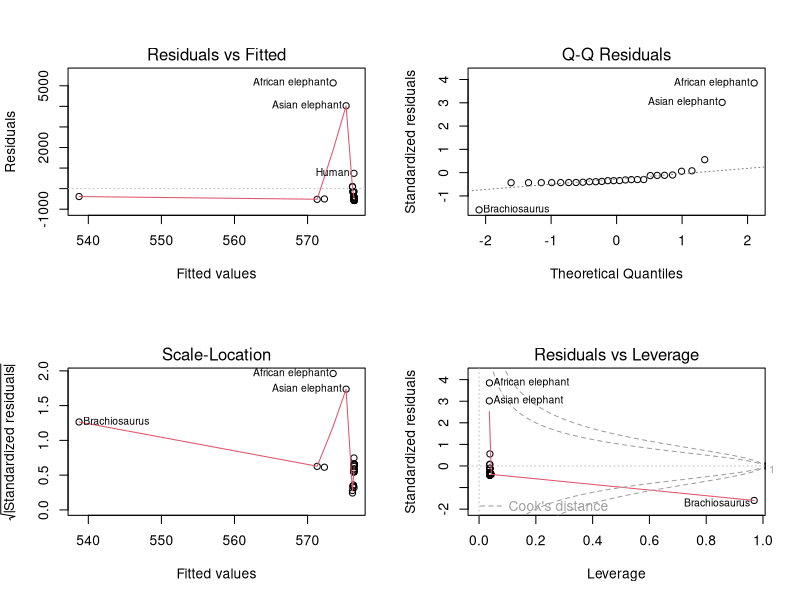
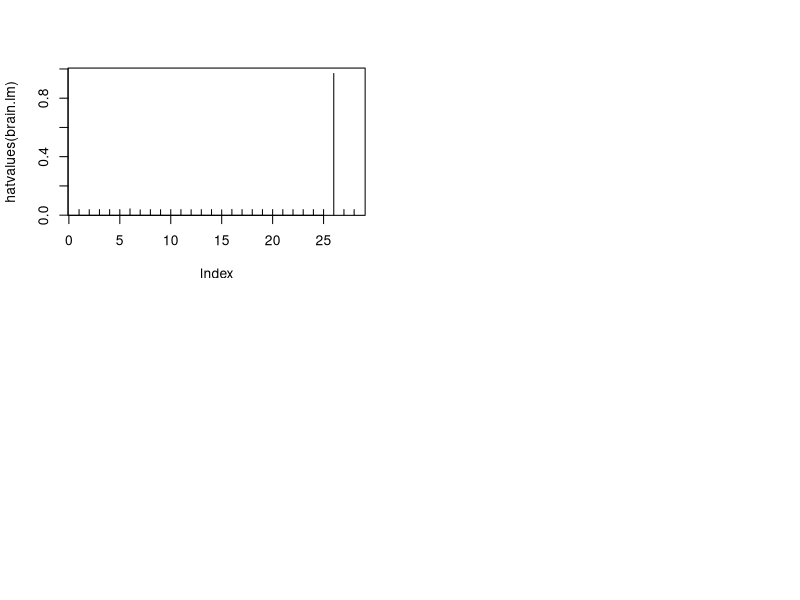
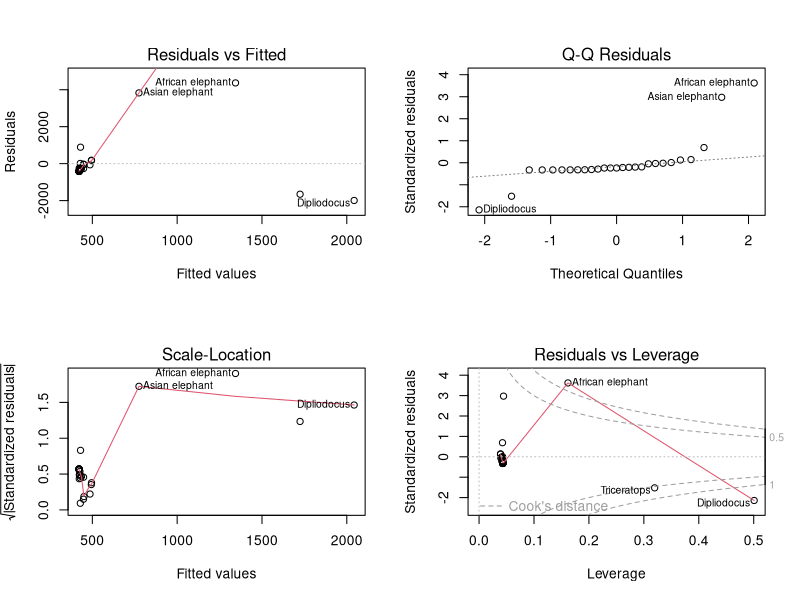
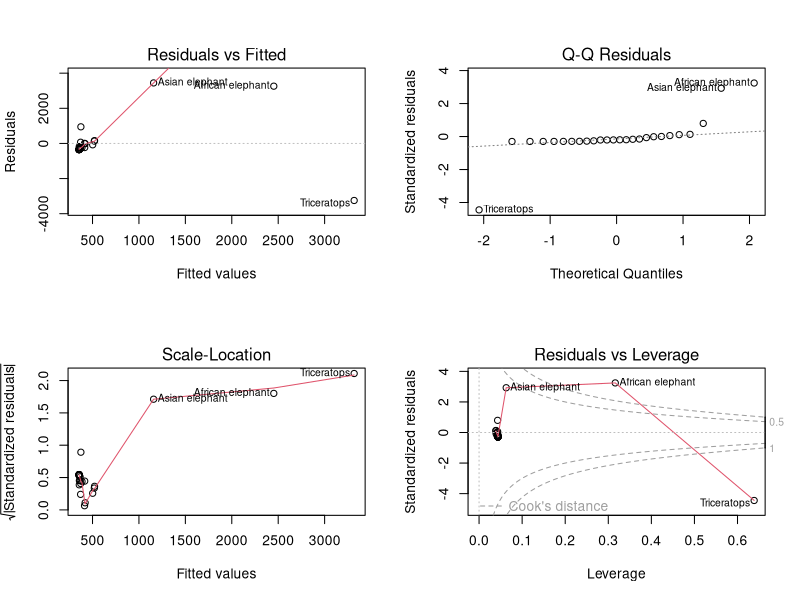
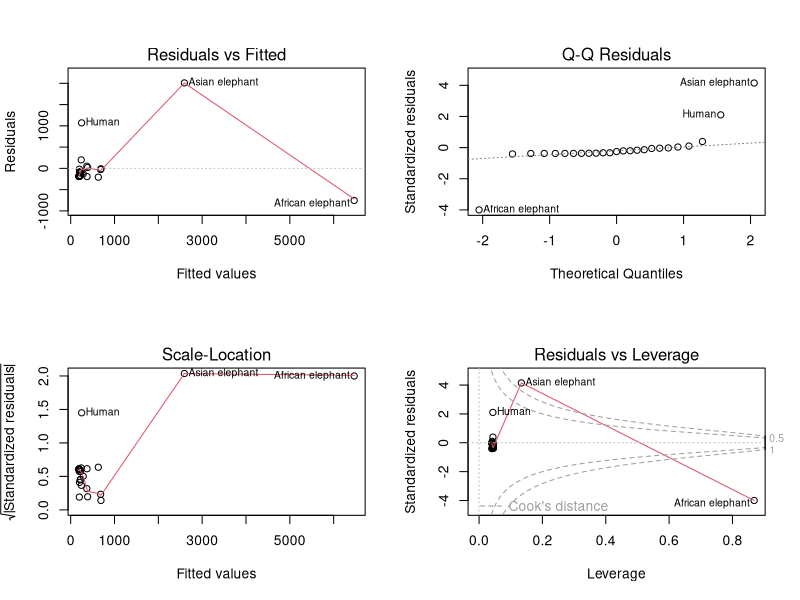
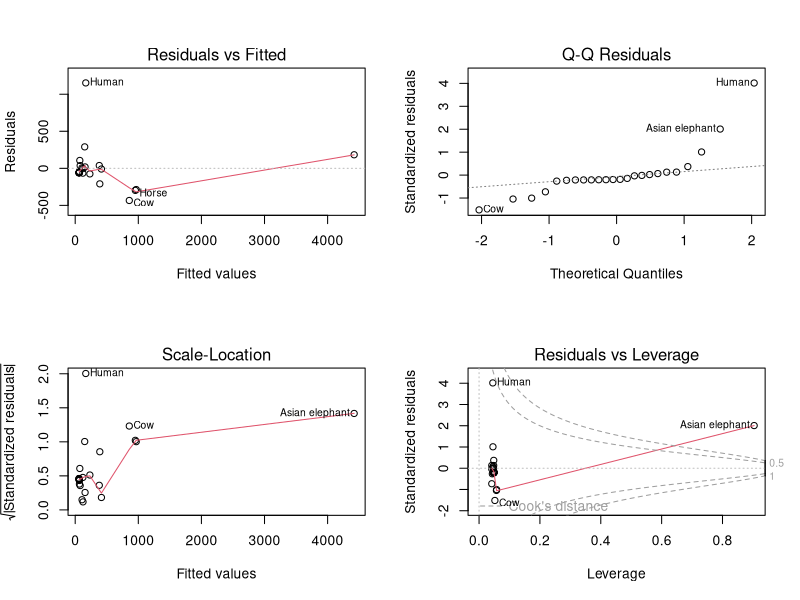
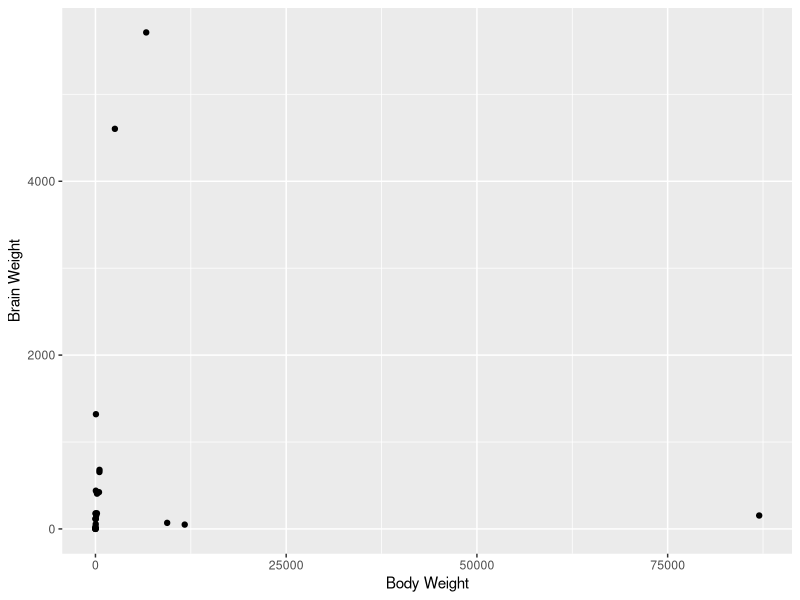
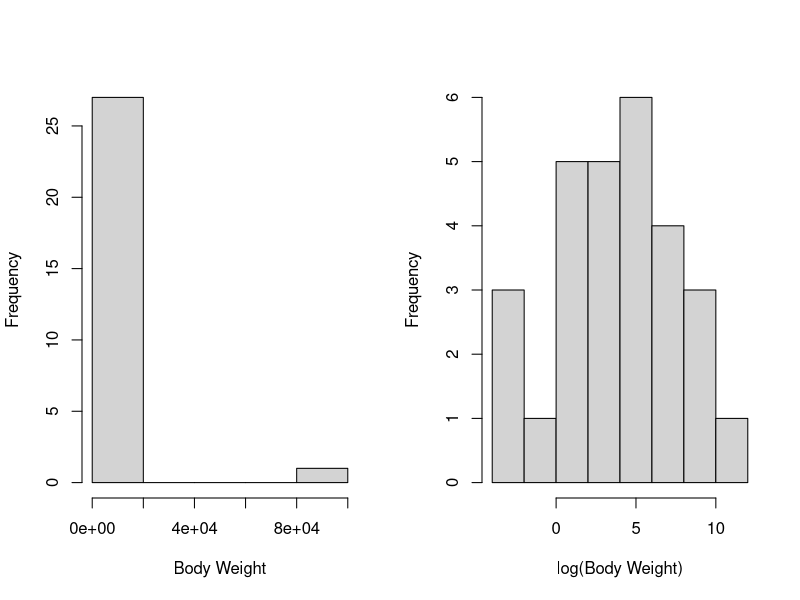

R code for these plots, in order:
## ---- chunk 1
knitr::opts_chunk$set(echo = FALSE)
library(dplyr)
## ---- chunk 2
library(MASS)
data(Animals)
brain.lm = lm(brain ~ body, data=Animals)
## ---- chunk 3
par(mfrow=c(2,2))
plot(brain.lm)
## ---- chunk 4
plot(hatvalues(brain.lm), type="h")
## ---- chunk 5
pval = 2*(1 - pt(abs(rstudent(brain.lm)), brain.lm$df -1)) 
rownames(Animals)[pval <  .05/nrow(Animals)]
## ---- chunk 6
rownames(Animals)[cooks.distance(brain.lm) > 1]
## ---- chunk 7
brain2.lm = lm(brain ~ body, data=Animals, 
               subset = !cooks.distance(brain.lm)>1)
par(mfrow=c(2,2)); plot(brain2.lm)
## ---- chunk 8
infl = rownames(Animals) %in% c("Brachiosaurus", "Dipliodocus")
brain3.lm = lm(brain ~ body, data=Animals, 
               subset = !infl)
par(mfrow=c(2,2)); plot(brain3.lm)
## ---- chunk 9
infl = rownames(Animals) %in% c("Brachiosaurus", "Dipliodocus", "Triceratops")
brain4.lm = lm(brain ~ body, data=Animals, 
               subset = !infl)
par(mfrow=c(2,2)); plot(brain4.lm)
## ---- chunk 10
infl = rownames(Animals) %in% c("Brachiosaurus", "Dipliodocus", "Triceratops", "African elephant")
brain5.lm = lm(brain ~ body, data=Animals, 
               subset = !infl)
par(mfrow=c(2,2)); plot(brain5.lm)
## ---- chunk 11
library(ggplot2)
ggplot(Animals, aes(x=body, y=brain)) +
  geom_point() +
  xlab("Body Weight") + ylab("Brain Weight") 
## ---- chunk 12
par(mfrow=c(1,2))
hist(Animals$body, xlab="Body Weight", main="")
hist(log(Animals$body), xlab="log(Body Weight)", main="")
## ---- chunk 13
Animals= mutate(Animals, log.body = log(body))
ggplot(Animals, aes(log.body, brain)) + geom_point()
#plot(brain ~ body, Animals, log="x")
## ---- chunk 14
braintransX.lm = lm(brain ~ log(body), data=Animals)
par(mfrow=c(2,2))
plot(braintransX.lm)
## ---- chunk 15
Animals= mutate(Animals, log.brain= log(brain))
ggplot(Animals, aes(log.body, log.brain)) + geom_point()
#plot(brain ~ body, Animals, log="xy")
## ---- chunk 16
braintransXY.lm = lm(log(brain) ~ log(body), data=Animals)
par(mfrow=c(2,2))
plot(braintransXY.lm)
## ---- chunk 17
library(MASS)
boxcox(braintransX.lm)
